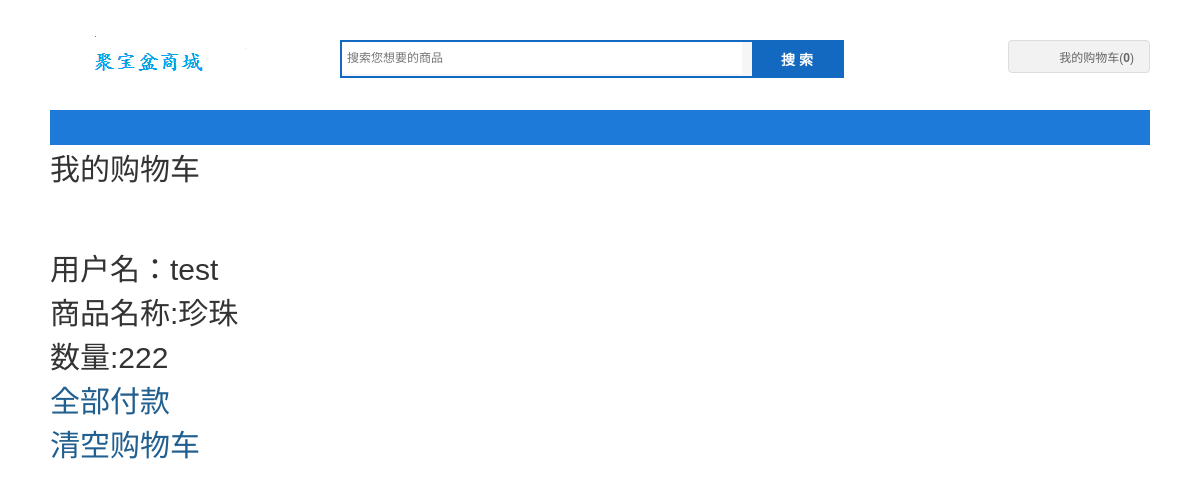
Page /user/cart.php?uid=1 on the committed database.
### tables this page shows
CREATE TABLE `cart` (
  `id` int(11) NOT NULL AUTO_INCREMENT,
  `user_id` int(11) NOT NULL,
  `goods_id` int(11) NOT NULL,
  `count` int(11) NOT NULL,
  PRIMARY KEY (`id`)
);

CREATE TABLE `user` (
  `id` int(11) NOT NULL AUTO_INCREMENT,
  `uname` varchar(255) NOT NULL,
  `pwd` varchar(255) NOT NULL,
  `tel` varchar(30) DEFAULT NULL,
  `sex` varchar(20) DEFAULT NULL,
  `email` varchar(255) DEFAULT NULL,
  `address` varchar(255) DEFAULT NULL,
  `avatar` varchar(255) DEFAULT NULL,
  PRIMARY KEY (`id`)
);

CREATE TABLE `goods` (
  `id` int(11) NOT NULL AUTO_INCREMENT,
  `goods_name` varchar(255) NOT NULL,
  `type` int(50) NOT NULL,
  `price` float NOT NULL,
  `description` text,
  `old_price` float(4,2) DEFAULT '0.00',
  `picture` varchar(255) DEFAULT NULL,
  PRIMARY KEY (`id`)
);

### user/function.php (called while the page is built)
<?php
function getUserNameById($conn,$user_id){
      $sql = "select * from user where id = ".$user_id;
      $result = $conn->query($sql);
      if ($result->num_rows>0) {
        while ($row = $result->fetch_assoc()) {
          return $row['uname'];
        }
      }
}
function getGoodsNameById($conn,$goods_id){
  $sql = "select * from goods where id = ".$goods_id;
  $result = $conn->query($sql);
  if ($result->num_rows>0) {
    while ($row = $result->fetch_assoc()) {
      return $row['goods_name'];
    }
  }
}

### user/cart.php (the view, shortened to what this page needs)
<?php
include '../conn.php';
include 'function.php';
?>
<!DOCTYPE>
<html>
<head>
  <link rel="stylesheet" type="text/css" href="../images/general.css">
  <link rel="stylesheet" type="text/css" href="../images/index.css">
</head>
<body>
<?php include '../header.php'; ?>
<div class="container w1100">
  <p style="font-size:30px">我的购物车</p>
      <br>  <br>  <br>  <br>
      <p style='font-size:30px'>
<?php
$sql = "SELECT * FROM cart where user_id = ".$uid;
$result = $conn->query($sql);
if ($result->num_rows > 0) {
while($row = $result->fetch_assoc()) {
  echo "用户名：".getUserNameById($conn,$row['id'])."<br>商品名称:".getGoodsNameById($conn,$row['goods_id'])."<br>数量:".$row['count'];
 ?>
 </p>
 <p style='font-size:30px'><a href="/user/payall.php?uid=<?php echo $row['user_id']?>">全部付款</a></p>
 <p style='font-size:30px'><a href="/user/cleancart.php?uid=<?php echo $row['user_id']?>">清空购物车</a></p>
 <?php
}
}
 ?>
</div>
<div class="footer mt20">
</body></html>

### images/general.css (style rules this page uses)
body, html { font:12px Tahoma,Arial,Helvetica,sans-serif;color:#333;background:#fff }
body,html,h1,h2,h3,h4,h5,ol,ul,li,dl,dt,dd,p,span,form,input,img { margin:0;padding:0; }
a { color:#205f8f;text-decoration:none; }
.mt20 { margin-top:20px; }
div.w1100 { width:1100px; }
.container { margin-left:auto;margin-right:auto; }
.footer { width:1110px;height:auto;margin-left:auto;margin-right:auto;padding-bottom:10px; }

### rows in the picture
cart: id.uname "test", goods.goods_name "珍珠", count "222"
